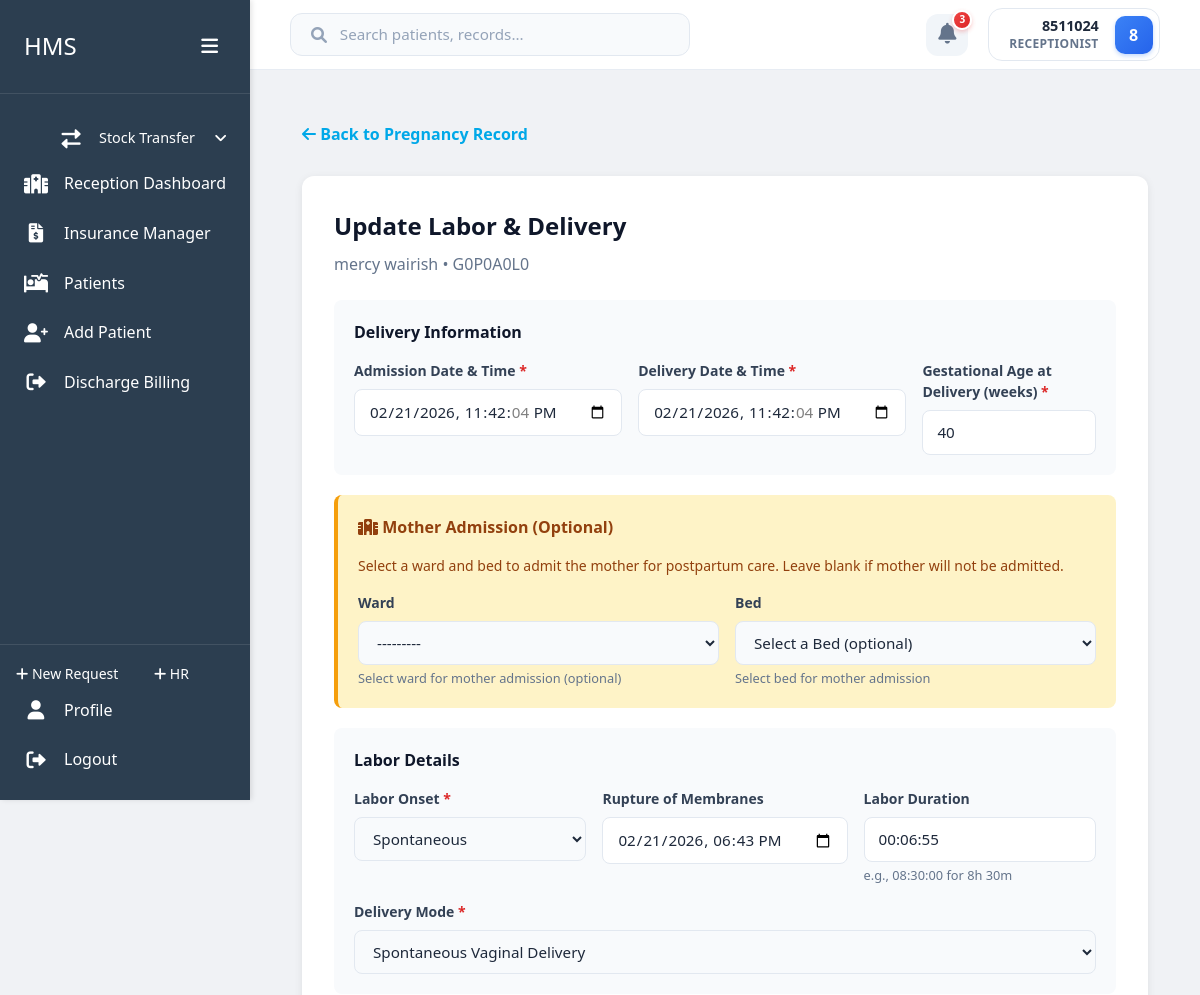
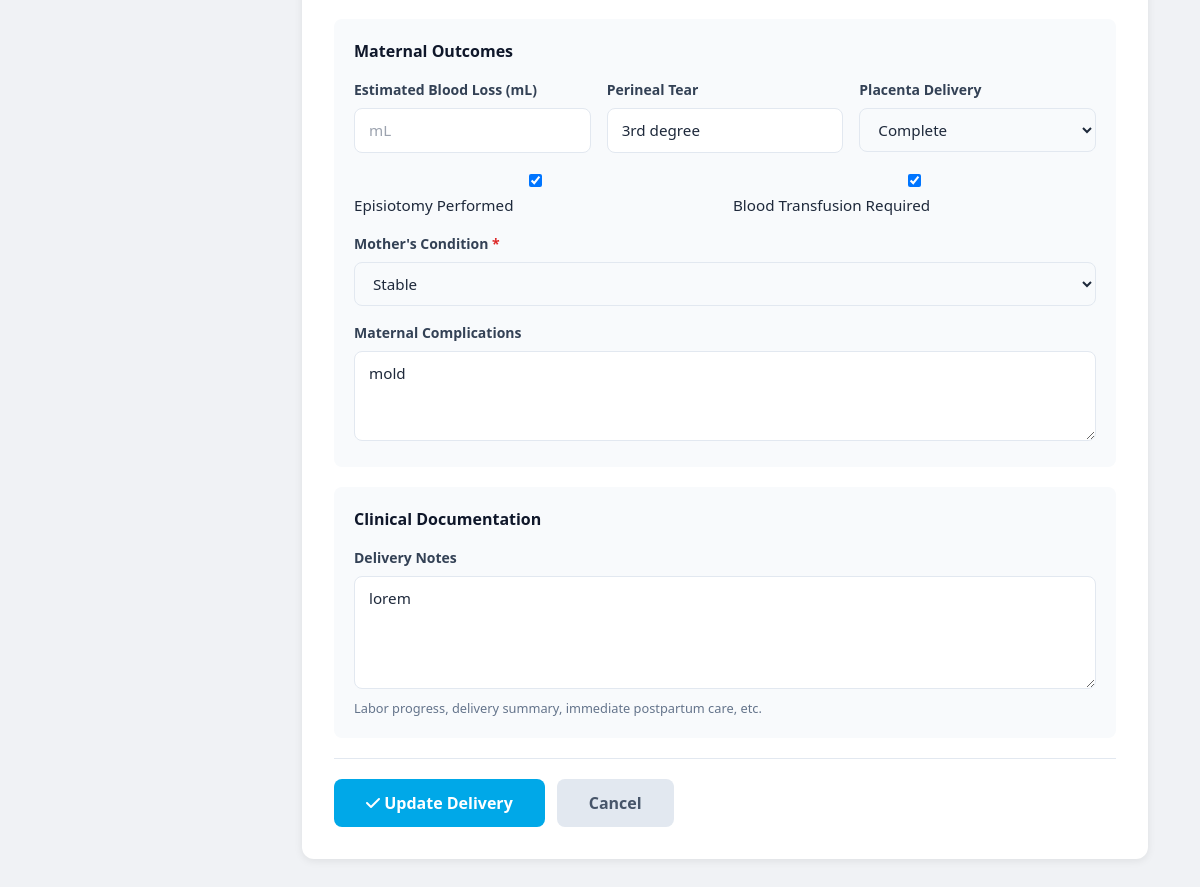
The app's page /maternity/pregnancy/19/delivery/add/ (signed in), older data (2 pictures, top to bottom).
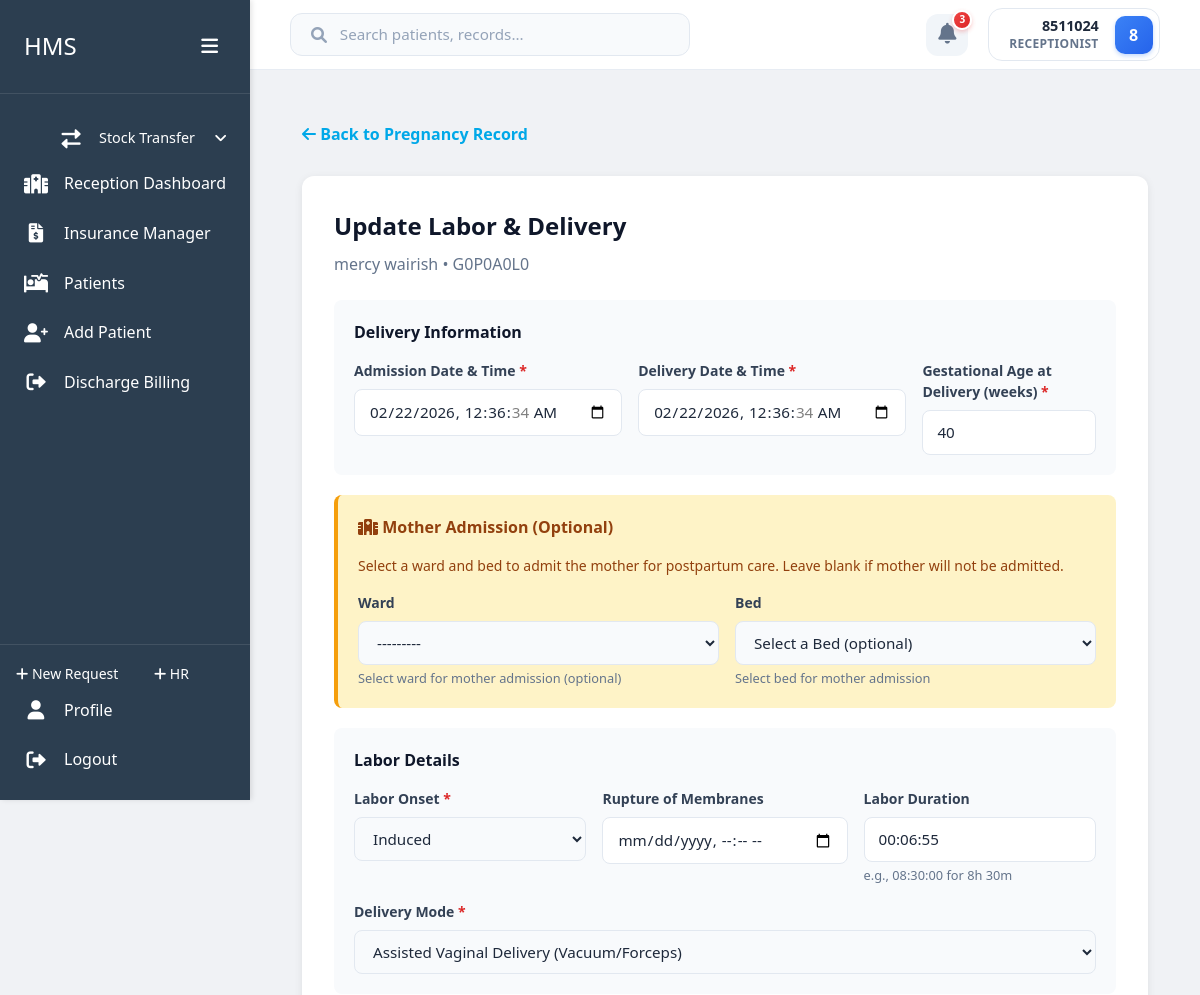
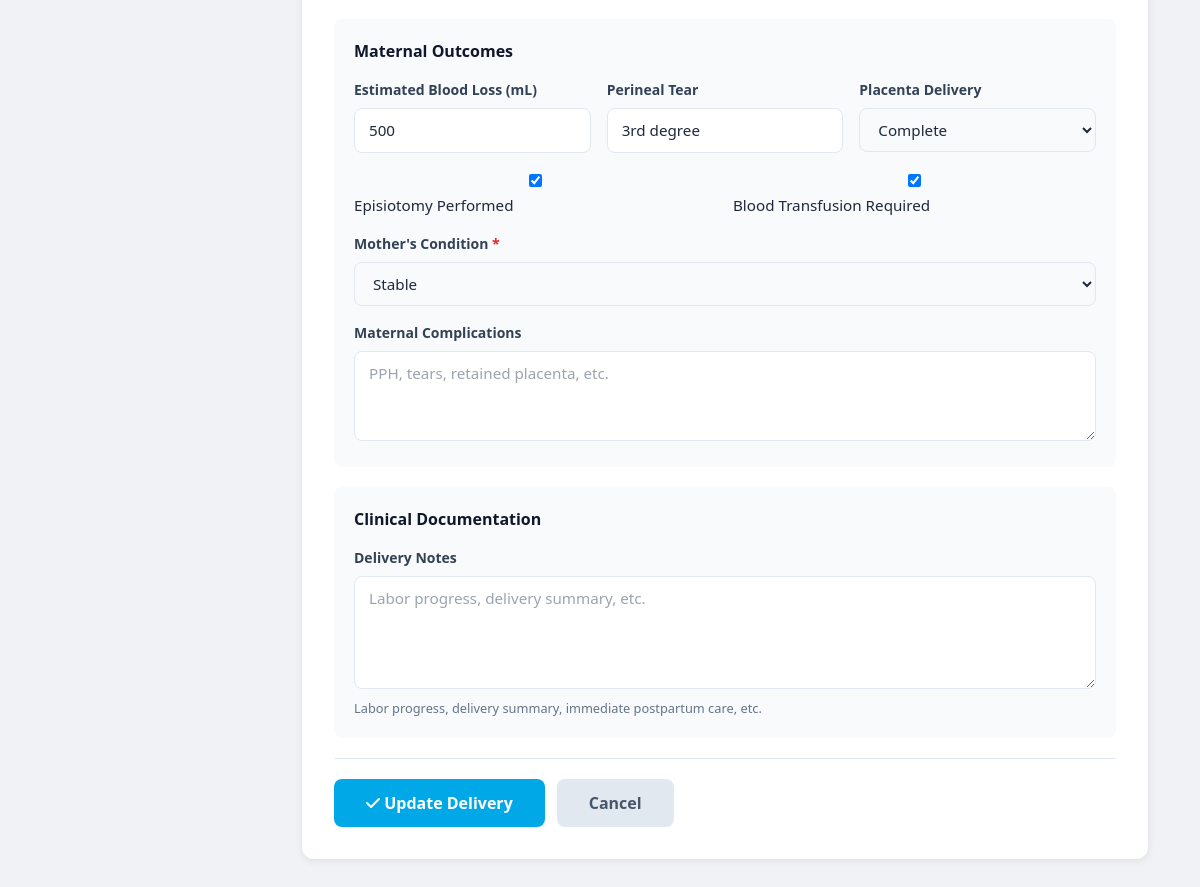
The same page, newer data (2 pictures, top to bottom).
### maternity/models.py (models this page shows, shortened)
class LaborDelivery(models.Model):
    LABOR_ONSET_CHOICES = [
        ('Spontaneous', 'Spontaneous'),
        ('Induced', 'Induced'),
        ('Elective CS', 'Elective C-Section'),
    ]
    DELIVERY_MODE_CHOICES = [
        ('SVD', 'Spontaneous Vaginal Delivery'),
        ('AVD', 'Assisted Vaginal Delivery (Vacuum/Forceps)'),
        ('Emergency CS', 'Emergency C-Section'),
        ('Elective CS', 'Elective C-Section'),
    ]
    pregnancy = models.OneToOneField(Pregnancy, on_delete=models.CASCADE, related_name='delivery')
    admission = models.OneToOneField(Admission, on_delete=models.SET_NULL, null=True, blank=True, related_name='delivery')
    visit = models.OneToOneField('home.Visit', on_delete=models.SET_NULL, null=True, blank=True, related_name='labor_delivery')
    admission_date = models.DateTimeField(default=timezone.now)
    gestational_age_at_delivery = models.PositiveIntegerField(help_text="Weeks")
    labor_onset = models.CharField(max_length=20, choices=LABOR_ONSET_CHOICES)
    rupture_of_membranes = models.DateTimeField(null=True, blank=True)
    labor_duration = models.DurationField(null=True, blank=True, help_text="Total labor duration")
    delivery_datetime = models.DateTimeField()
    delivery_mode = models.CharField(max_length=30, choices=DELIVERY_MODE_CHOICES)
    delivery_by = models.ForeignKey(settings.AUTH_USER_MODEL, on_delete=models.SET_NULL, null=True, related_name='deliveries_conducted')
    maternal_complications = models.TextField(blank=True, null=True, help_text="PPH, tears, retained placenta, etc.")
    episiotomy = models.BooleanField(default=False)
    perineal_tear = models.CharField(max_length=50, blank=True, help_text="Degree of tear")
    estimated_blood_loss = models.PositiveIntegerField(help_text="mL", null=True, blank=True)
    blood_transfusion = models.BooleanField(default=False)
    placenta_delivery = models.CharField(max_length=50, choices=[
        ('Complete', 'Complete'),
        ('Incomplete', 'Incomplete'),
        ('Manual Removal', 'Manual Removal Required'),
    ], blank=True)
    mother_condition = models.CharField(max_length=50, choices=[
        ('Stable', 'Stable'),
        ('ICU', 'Transferred to ICU'),
        ('Deceased', 'Maternal Death'),
    ], default='Stable')
    delivery_notes = models.TextField(blank=True, null=True)
    created_at = models.DateTimeField(auto_now_add=True)
    updated_at = models.DateTimeField(auto_now=True)
    class Meta:
        verbose_name_plural = 'Labor & Delivery Records'

### maternity/views.py (the view, shortened to what this page needs)
# urls.py: path('pregnancy/<int:pregnancy_id>/delivery/add/', views.record_delivery, name='record_delivery'),
@login_required
def record_delivery(request, pregnancy_id):
    from .forms import LaborDeliveryForm
    pregnancy = get_object_or_404(Pregnancy, id=pregnancy_id)
    if hasattr(pregnancy, 'delivery'):
        delivery = pregnancy.delivery
        is_new = False
    else:
        delivery = None
        is_new = True
    if request.method == 'POST':
        if delivery:
            form = LaborDeliveryForm(request.POST, instance=delivery)
        else:
            form = LaborDeliveryForm(request.POST)
        if form.is_valid():
            delivery_record = form.save(commit=False)
            delivery_record.pregnancy = pregnancy
            delivery_record.delivery_by = request.user
            selected_ward = form.cleaned_data.get('ward')
            selected_bed = form.cleaned_data.get('bed')
            if is_new:
                from home.models import Visit
                from accounts.models import Service, InvoiceItem
                from accounts.utils import get_or_create_invoice
                visit = Visit.objects.create(
                    patient=pregnancy.patient,
                    visit_type='IN-PATIENT',
                    visit_date=timezone.now()
                )
                delivery_record.visit = visit
                if selected_ward:
                    admission = Admission.objects.create(
                        patient=pregnancy.patient,
                        visit=visit,
                        bed=selected_bed,
                        provisional_diagnosis=f"Delivery - {delivery_record.get_delivery_mode_display()}",
                        admitted_by=request.user
                    )
                    delivery_record.admission = admission
                    if selected_bed:
                        messages.success(request, f"Mother admitted to {selected_ward.name} - Bed {selected_bed.bed_number}")
                    else:
                        messages.warning(request, f"Mother admitted to {selected_ward.name} without bed assignment. Please assign bed manually.")
                else:
                    messages.info(request, "Delivery recorded without ward admission.")
            delivery_record.save()
            if is_new:
                invoice = get_or_create_invoice(visit=visit, user=request.user)
                service, _ = Service.objects.get_or_create(
                    name='Normal Delivery',
                    defaults={'price': 10000}
                )
                InvoiceItem.objects.create(
                    invoice=invoice,
                    service=service,
                    name=service.name,
                    unit_price=service.price,
                    quantity=1
                )
            pregnancy.status = 'Delivered'
            pregnancy.save()
            return redirect('maternity:pregnancy_detail', pregnancy_id=pregnancy.id)
    else:
        current_ga = pregnancy.gestational_age_weeks or 40
        if delivery:
            form = LaborDeliveryForm(instance=delivery)
    context = {
        'form': form,
        'pregnancy': pregnancy,
        'is_new': is_new,
    }
    return render(request, 'maternity/record_delivery.html', context)

### home/models.py (called while the page is built)
    @property
    def full_name(self):
        return f"{self.first_name} {self.last_name}"

### inpatient/models.py (called while the page is built)
    def __str__(self):
        return f"{self.name} ({self.ward_type})"

    def __str__(self):
        return f"Bed {self.bed_number} - {self.ward.name}"

### maternity/models.py (called while the page is built)
    @property
    def gestational_age_weeks(self):
        if self.status != 'Active':
            return None
        delta = timezone.now().date() - self.lmp
        return delta.days // 7

    @property
    def para_code(self):
        return f"G{self.gravida}P{self.para}A{self.abortion}L{self.living}"

### users/models.py (called while the page is built)
    @property
    def username(self):
        return f"{self.first_name} {self.last_name}".strip() if self.first_name or self.last_name else self.id_number

    def get_full_name(self):
        return self.username

### maternity/templates/maternity/record_delivery.html (shortened to what the changed rows need)
{% extends 'users/dashboard_base.html' %}
{% load static %}
{% block content %}
    <div style="max-width: 1000px; margin: 0 auto; padding: 20px;">
        <div style="background: white; padding: 32px; border-radius: 12px; box-shadow: 0 2px 8px rgba(0,0,0,0.08);">
            <div style="margin-bottom: 24px;">
                <h1 style="font-size: 24px; font-weight: 700; color: #0f172a; margin: 0 0 8px 0;">
                    {% if is_new %}
                        Record
                    {% else %}
                        Update
                    {% endif %}
                    Labor & Delivery
                </h1>
            </div>
            <form method="POST">
                <div style="background: #f8fafc; padding: 20px; border-radius: 8px; margin-bottom: 20px;">
                    <div style="display: grid; grid-template-columns: repeat(3, 1fr); gap: 16px;">
                        <div>
                            <label class="form-label">
                                <strong>Admission Date & Time</strong> <span style="color: #dc2626;">*</span>
                            </label>
                            {{ form.admission_date }}
                        </div>
                        <div>
                            <label class="form-label">
                                <strong>Delivery Date & Time</strong> <span style="color: #dc2626;">*</span>
                            </label>
                            {{ form.delivery_datetime }}
                        </div>
                        <div>
                            <label class="form-label">
                                <strong>Gestational Age at Delivery (weeks)</strong> <span style="color: #dc2626;">*</span>
                            </label>
                            {{ form.gestational_age_at_delivery }}
                        </div>
                    </div>
                </div>
                <div style="background: #f8fafc; padding: 20px; border-radius: 8px; margin-bottom: 20px;">
                    <div style="display: grid; grid-template-columns: repeat(3, 1fr); gap: 16px; margin-bottom: 16px;">
                        <div>
                            <label class="form-label">
                                <strong>Labor Onset</strong> <span style="color: #dc2626;">*</span>
                            </label>
                            {{ form.labor_onset }}
                        </div>
                        <div>
                            <label class="form-label">
                                <strong>Rupture of Membranes</strong>
                            </label>
                            {{ form.rupture_of_membranes }}
                        </div>
                        <div>
                            <label class="form-label">
                                <strong>Labor Duration</strong>
                            </label>
                            {{ form.labor_duration }}
                            <small style="color: #64748b; display: block; margin-top: 4px;">e.g., 08:30:00 for 8h
                            30m</small>
                        </div>
                    </div>
                    <div>
                        <label class="form-label">
                            <strong>Delivery Mode</strong> <span style="color: #dc2626;">*</span>
                        </label>
                        {{ form.delivery_mode }}
                    </div>
                </div>
                <div style="background: #f8fafc; padding: 20px; border-radius: 8px; margin-bottom: 20px;">
                    <div style="display: grid; grid-template-columns: repeat(3, 1fr); gap: 16px; margin-bottom: 16px;">
                        <div>
                            <label class="form-label">
                                <strong>Estimated Blood Loss (mL)</strong>
                            </label>
                            {{ form.estimated_blood_loss }}
                        </div>
                        <div>
                            <label class="form-label">
                                <strong>Perineal Tear</strong>
                            </label>
                            {{ form.perineal_tear }}
                        </div>
                        <div>
                            <label class="form-label">
                                <strong>Placenta Delivery</strong>
                            </label>
                            {{ form.placenta_delivery }}
                        </div>
                    </div>
                    <div style="display: grid; grid-template-columns: repeat(2, 1fr); gap: 16px; margin-bottom: 16px;">
                        <div class="form-check">
                            {{ form.episiotomy }}
                            <label class="form-check-label" for="{{ form.episiotomy.id_for_label }}">
                                Episiotomy
                                Performed
                            </label>
                        </div>
                        <div class="form-check">
                            {{ form.blood_transfusion }}
                            <label class="form-check-label" for="{{ form.blood_transfusion.id_for_label }}">
                                Blood
                                Transfusion Required
                            </label>
                        </div>
                    </div>
                    <div style="margin-bottom: 16px;">
                        <label class="form-label">
                            <strong>Mother's Condition</strong> <span style="color: #dc2626;">*</span>
                        </label>
                        {{ form.mother_condition }}
                    </div>
                    <div>
                        <label class="form-label">
                            <strong>Maternal Complications</strong>
                        </label>
                        {{ form.maternal_complications }}
                    </div>
                </div>
                <div style="background: #f8fafc; padding: 20px; border-radius: 8px; margin-bottom: 20px;">
                    <div>
                        <label class="form-label">
                            <strong>Delivery Notes</strong>
                        </label>
                        {{ form.delivery_notes }}
                        <small style="color: #64748b; display: block; margin-top: 4px;">Labor progress, delivery summary,
                        immediate postpartum care, etc.</small>
                    </div>
                </div>
            </form>
        </div>
    </div>
{% endblock %}

Row changes from the older to the newer data that the page shows:
removed LaborDelivery: admission_date "02/21/2026 23:42:04", delivery_datetime "02/21/2026 23:42:04", gestational_age_at_delivery "40", labor_onset "Spontaneous", rupture_of_membranes "02/21/2026 18:43", labor_duration "00:06:55", delivery_mode "Spontaneous Vaginal Delivery", perineal_tear "3rd degree", placenta_delivery "Complete", episiotomy "☑", blood_transfusion "☑", mother_condition "Stable", maternal_complications "mold", delivery_notes "lorem"
added LaborDelivery: admission_date "02/22/2026 00:36:34", delivery_datetime "02/22/2026 00:36:34", gestational_age_at_delivery "40", labor_onset "Induced", labor_duration "00:06:55", delivery_mode "Assisted Vaginal Delivery (Vacuum/Forceps)", estimated_blood_loss "500", perineal_tear "3rd degree", placenta_delivery "Complete", episiotomy "☑", blood_transfusion "☑", mother_condition "Stable"
